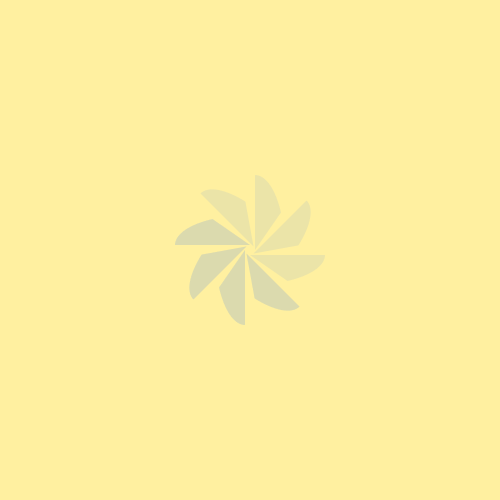
Frame 1 (no input)
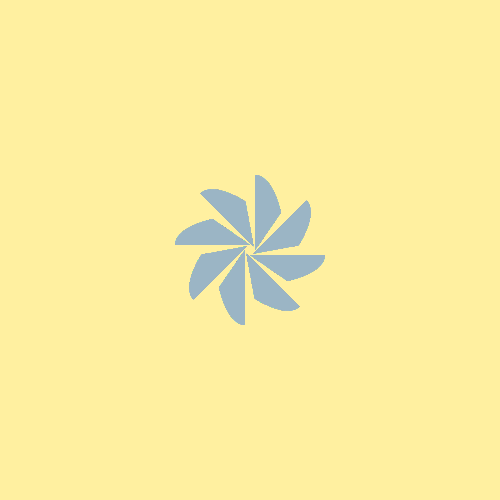
Frame 60 (the mouse pressed at the canvas centre just before this capture)
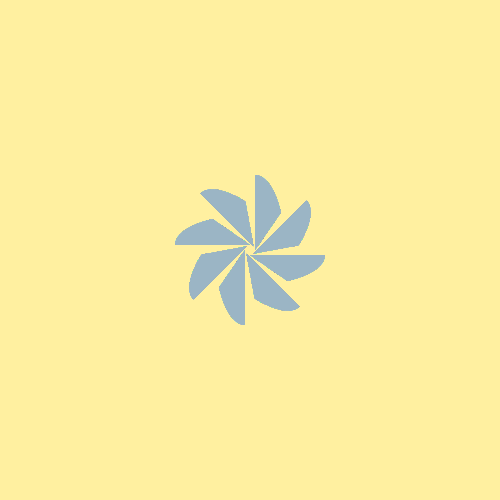
Frame 120 (the mouse held since frame 60 and released just before this capture)

The Processing sketch that drew these frames (run headless with seeded random() and noise(); from frame 60 on, the mouse is pressed at the canvas centre):

// Processing sketch: processing_84483
// ── processing_84483.pde

void setup()
{
size(500, 500);
background(255,240,160);
 smooth();
}

void draw(){
  noStroke();
  fill(155,180,200,50);
  translate(width/2, height/2);
  for (int i=0;i<360;i=i+30){
  rotate(radians(45)); 
  arc(0,5,150,60,0,PI/3);
 }
 
}
